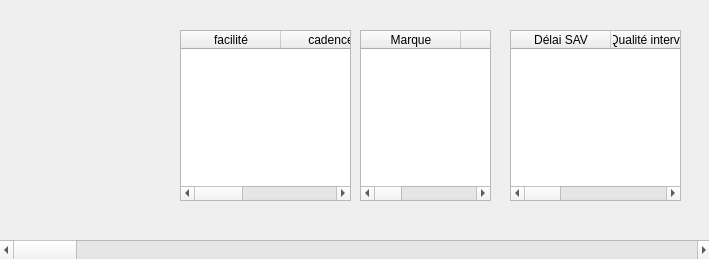
         <widget class="QWidget" name="scrollAreaWidgetContents_2">
          <property name="geometry">
           <rect>
            <x>0</x>
            <y>0</y>
            <width>709</width>
            <height>259</height>
           </rect>
          </property>
          <widget class="QTableWidget" name="parc_hema_machine">
           <property name="geometry">
            <rect>
             <x>360</x>
             <y>30</y>
             <width>131</width>
             <height>171</height>
            </rect>
           </property>
           <column>
            <property name="text">
             <string>Marque</string>
            </property>
           </column>
           <column>
            <property name="text">
             <string>Modèle</string>
            </property>
           </column>
           <column>
            <property name="text">
             <string>Spécificité</string>
            </property>
           </column>
           <column>
            <property name="text">
             <string>Caractéristique</string>
            </property>
           </column>
           <column>
            <property name="text">
             <string>Distibuteur</string>
            </property>
           </column>
           <column>
            <property name="text">
             <string>LIS</string>
            </property>
           </column>
           <column>
            <property name="text">
             <string>Passeur de tubes</string>
            </property>
           </column>
           <column>
            <property name="text">
             <string>Date achat</string>
            </property>
           </column>
           <column>
            <property name="text">
             <string>Mode de paiement</string>
            </property>
           </column>
           <column>
            <property name="text">
             <string>Nouvelle colonne</string>
            </property>
           </column>
           <column>
            <property name="text">
             <string>Prochain achat</string>
            </property>
           </column>
          </widget>
          <widget class="QTableWidget" name="tableWidget">
           <property name="geometry">
            <rect>
             <x>180</x>
             <y>30</y>
             <width>171</width>
             <height>171</height>
            </rect>
           </property>
           <column>
            <property name="text">
             <string>facilité</string>
            </property>
           </column>
           <column>
            <property name="text">
             <string>cadence</string>
            </property>
           </column>
           <column>
            <property name="text">
             <string>qualité résultats</string>
            </property>
           </column>
          </widget>
          <widget class="QScrollBar" name="horizontalScrollBar">
           <property name="geometry">
            <rect>
             <x>0</x>
             <y>240</y>
             <width>711</width>
             <height>20</height>
            </rect>
           </property>
           <property name="orientation">
            <enum>Qt::Horizontal</enum>
           </property>
          </widget>
          <widget class="QTableWidget" name="tableWidget_4">
           <property name="geometry">
            <rect>
             <x>510</x>
             <y>30</y>
             <width>171</width>
             <height>171</height>
            </rect>
           </property>
           <column>
            <property name="text">
             <string>Délai SAV</string>
            </property>
           </column>
           <column>
            <property name="text">
             <string>Qualité intervention</string>
            </property>
           </column>
           <column>
            <property name="text">
             <string>Prix</string>
            </property>
           </column>
           <column>
            <property name="text">
             <string>Type de contrat</string>
            </property>
           </column>
          </widget>
         </widget>
